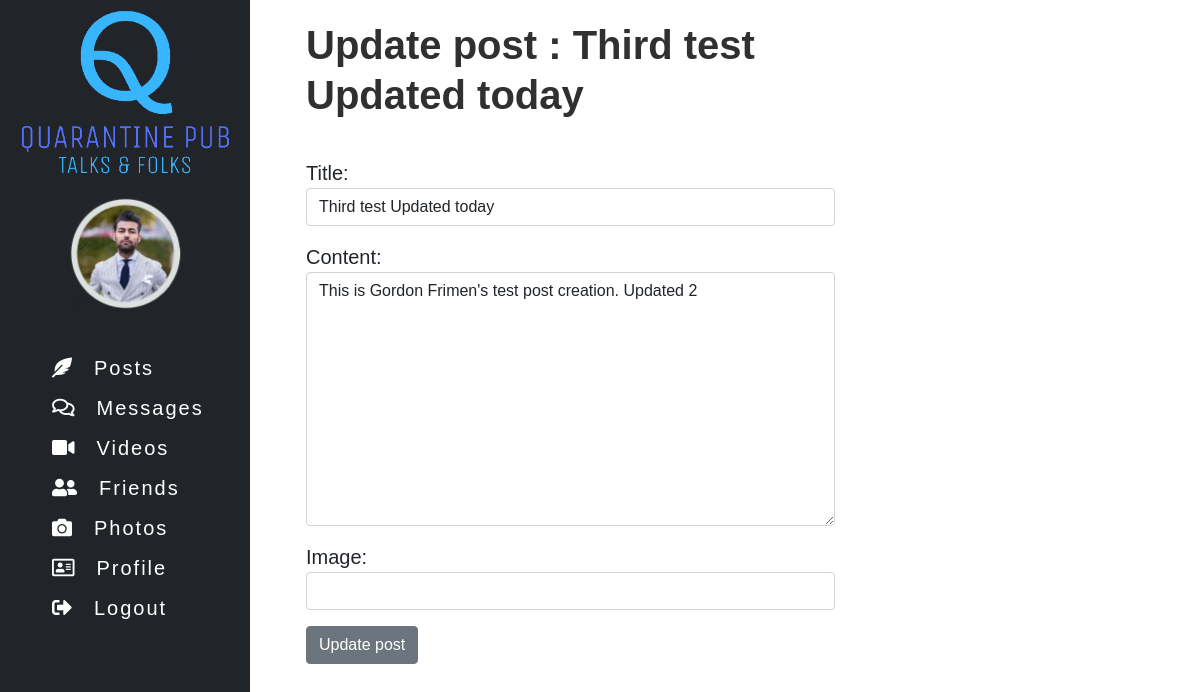
The app's page /update_post/20/ (signed in) with its own data.
### core/models.py (models this page shows, shortened)
class TimeStampMixin(models.Model):
    created_at = models.DateTimeField(auto_now_add=True)
    updated_at = models.DateTimeField(auto_now=True)
    class Meta:
        abstract = True

class Post(TimeStampMixin):
    title = models.CharField(max_length=100, null=False, blank=False)
    content = models.TextField(null=False, blank=False)
    image = models.CharField(max_length=255, null=True, blank=True)
    user_id = models.ForeignKey(settings.AUTH_USER_MODEL, null=True, on_delete=models.SET_NULL, blank=False)
    views = models.PositiveIntegerField(default=0, null=False, blank=True)

### core/views.py (the view)
# urls.py: path('update_post/<int:pk>/', PostUpdate.as_view(), name='update_post'),
class PostUpdate(LoginRequiredMixin, UpdateView):
        model = Post
        context_object_name = 'post_data'
        template_name = "../core/update_post.html"
        form_class = PostForm
        def get_object(self, queryset=None):
            obj = super(PostUpdate, self).get_object(queryset)
            if obj.user_id != self.request.user:
                raise Http404('You are not own this post')
            return obj

### core/forms.py
class PostForm(forms.ModelForm):
    class Meta:
        model = Post
        fields = ('title', 'content', 'image')
        widgets = {
            'title': forms.TextInput(attrs={'class': 'form-control',}),
            'content': forms.Textarea(attrs={'class': 'form-control',}),
            'image': forms.TextInput(attrs={'class': 'form-control'}),
        }

### templates/core/update_post.html (shortened to what this page needs)
{% extends 'base.html' %}
{% block content %}
<div class="col offset-3" id="posts">
    <article class="post">
        <h1 class="post-title">
        <a href="#" class="post_title">Update post : {{ post_data.title }}</a>
        </h1>
        <br>
    <form method="POST" action=".">
    {{ form.as_p }}
    <button class='btn btn-secondary'>Update post</button>
    </form>
    </article>
</div>
{% endblock content %}

### static/core/css/main.css (style rules this page uses)
.post_title { line-height: 1.25; font-family: "pt sans", Helvetica, Arial, sans-serif; font-size: 40px; font-style: normal; font-variant-caps: normal; font-variant-east-asian: normal; font-variant-ligatures: normal; font-variant-numeric: normal; font-weight: 700; text-decoration: none; color: #303030; }
.post { display: block; margin-bottom: 4em; margin-top: 1em; max-width: 60%; min-width: 20%; line-height: 1.5; font-family: "pt sans", Helvetica, Arial, sans-serif; font-size: 20px; font-style: normal; font-variant-caps: normal; font-variant-east-asian: normal; font-variant-ligatures: normal; font-variant-numeric: normal; font-weight: 400; }
@media (min-width: 1002px) and (max-width: 1600px) { .post { max-width: 60%; min-width: 20%; } }

### records on screen
Post: title "Third test Updated today", content "This is Gordon Frimen's test post creation. Updated 2"
